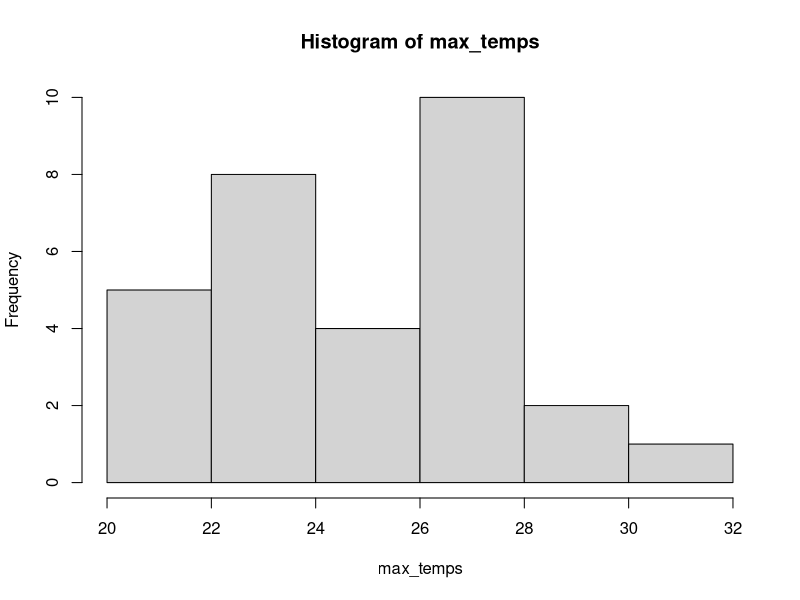
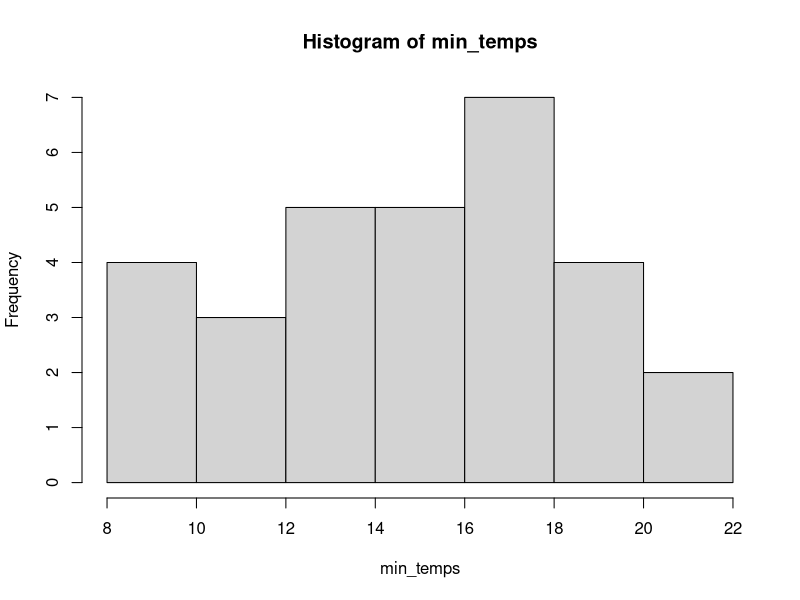

Write the R code that produced these figures, in order.
# Problem 3
# Data
max_temps <- c (23, 21, 24, 24, 24, 26, 27, 21, 22, 25, 27, 28, 31, 30, 
                26, 23, 28, 28, 28, 27, 24, 25, 27, 27, 28, 29, 24, 20, 
                24, 20)

min_temps <- c (14, 13, 13, 16, 17, 18, 18, 9, 8, 16, 18, 20, 21, 21, 16, 
                14, 14, 17, 19, 18, 11, 11, 16, 20, 19, 18, 15, 10, 10, 
                12)

# Part a)
avgerage <- mean(max_temps)
variance <- var(min_temps)

# Part b)
med <- median(min_temps)
stanDeviation <- sd(min_temps)

# Part c)
maxHist <- hist(max_temps)
nimHist <- hist(min_temps)
